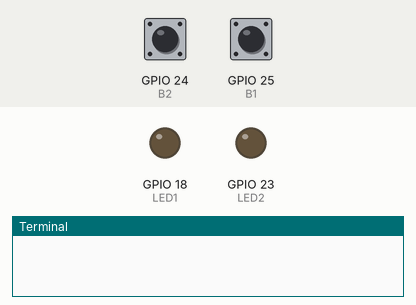
Recording of a program running on a simulated Raspberry Pi (BCM pin numbers). On the bench: output pins drawn as LEDs (lit = HIGH), the last lines printed to the terminal. The inputs (shaded band) are chosen by the test bench; at power-on: GPIO 24 (B2) HIGH, GPIO 25 (B1) HIGH.

Above: at 1.2 s.
1.3 s: GPIO 24 (B2) pulled LOW for 0.15 s
At 1.9 s:
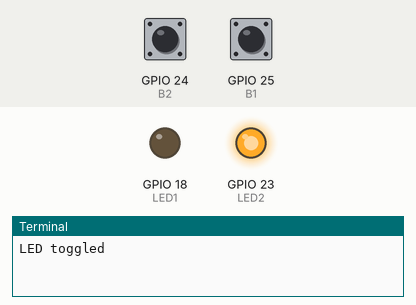
2.9 s: GPIO 25 (B1) pulled LOW for 0.15 s
At 4.1 s:
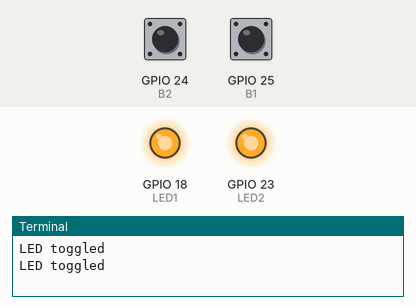
4.5 s: GPIO 24 (B2) pulled LOW for 1 s
At 5.5 s:
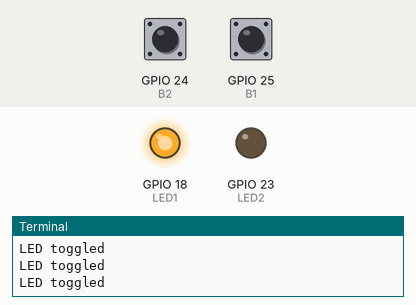
7.0 s: GPIO 24 (B2) pulled LOW for 3.2 s
At 7.4 s:
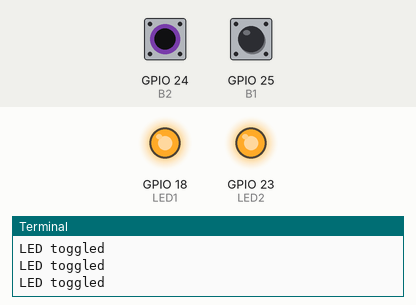
11.7 s: GPIO 25 (B1) pulled LOW for 1 s
At 12.2 s:
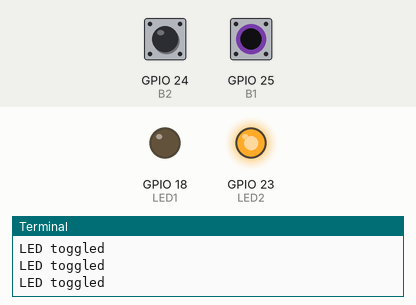
Timing chart, 0 to 14.7 s (numbered marks = the images above; inputs shaded):
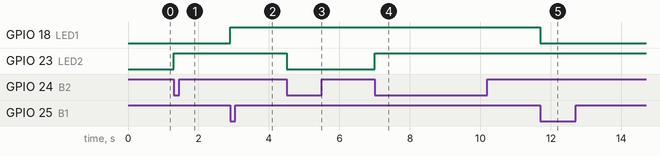

Measured:
- after the input at 1.3 s, GPIO 23 (LED2): LOW → HIGH at once
- after the input at 2.9 s, GPIO 18 (LED1): LOW → HIGH at once
- after the input at 4.5 s, GPIO 23 (LED2): HIGH → LOW at once
- after the input at 7.0 s, GPIO 23 (LED2): LOW → HIGH at once
- after the input at 11.7 s, GPIO 18 (LED1): HIGH → LOW at once

The program:

button-toggle-led.py
```python
#!/usr/bin/python
# Based on tutorial by Alex Eames http://RasPi.tv

import RPi.GPIO as GPIO
from time import sleep

GPIO.setmode(GPIO.BCM)

# Inputs
B1 = 25
B2 = 24
GPIO.setup([B1,B2], GPIO.IN, pull_up_down=GPIO.PUD_UP)

# Outputs
LED1 = 18
LED2 = 23
GPIO.setup([LED1,LED2], GPIO.OUT, initial=GPIO.LOW)

def toggle_led(channel):
	if channel == B1:
		GPIO.output(LED1, not GPIO.input(LED1))
	elif channel == B2:
		GPIO.output(LED2, not GPIO.input(LED2))

	print "LED toggled"

# Register event callback functions
GPIO.add_event_detect(B1, GPIO.FALLING, callback=toggle_led, bouncetime=200)
GPIO.add_event_detect(B2, GPIO.FALLING, callback=toggle_led, bouncetime=200)

try:
	while True:
		sleep(0.5)

except KeyboardInterrupt:
	GPIO.cleanup()

finally:
	GPIO.cleanup()
```
